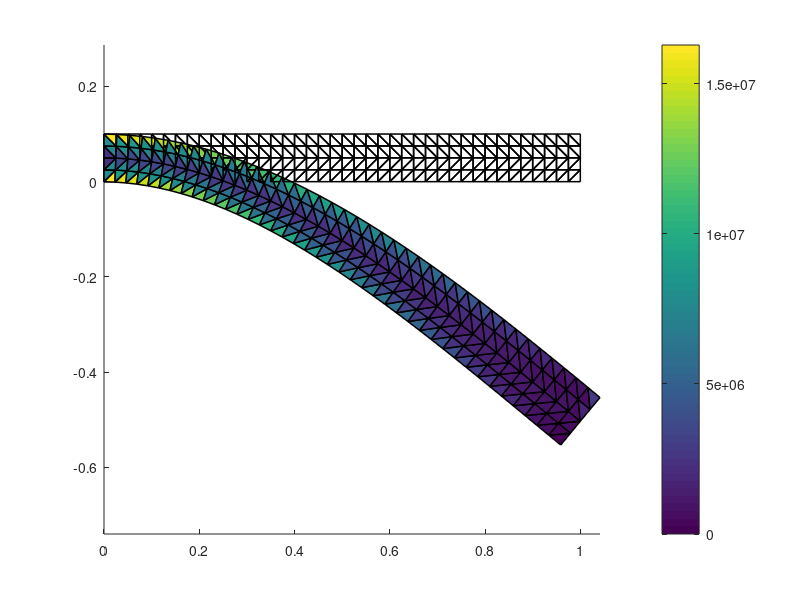

The MATLAB script that drew this image:
%% CST (Constant Strain Triangle)
clearvars;
clc; close;
%% Given Parameters
E=200*10^(9);
G=77.5*10^(9);
v=E/(2*G)-1;
t=0.12;
P=-4000;
%% matP & matE
matP=zeros(205,2);
for k=1:1:41
    matP(1 + 5*(k-1), :) = [0 + (1/40)*(k-1), 0 * (0.1/4)];
    matP(2 + 5*(k-1), :) = [0 + (1/40)*(k-1), 1 * (0.1/4)];
    matP(3 + 5*(k-1), :) = [0 + (1/40)*(k-1), 2 * (0.1/4)];
    matP(4 + 5*(k-1), :) = [0 + (1/40)*(k-1), 3 * (0.1/4)];
    matP(5 + 5*(k-1), :) = [0 + (1/40)*(k-1), 4 * (0.1/4)]; 
end
matE=zeros(312,3);
for k=1:1:40
    matE(1 + 8*(k-1), : ) = [1 6  7] + 5*(k-1);
    matE(2 + 8*(k-1), : ) = [1 7  2] + 5*(k-1);
    matE(3 + 8*(k-1), : ) = [2 7  8] + 5*(k-1);
    matE(4 + 8*(k-1), : ) = [2 8  3] + 5*(k-1);
    matE(5 + 8*(k-1), : ) = [3 8  4] + 5*(k-1);
    matE(6 + 8*(k-1), : ) = [4 8  9] + 5*(k-1);
    matE(7 + 8*(k-1), : ) = [4 9  5] + 5*(k-1);
    matE(8 + 8*(k-1), : ) = [5 9 10] + 5*(k-1);
end
nEle=size(matE,1);
nNod=size(matP,1);
matC=E/(1-v^2)*[1 v       0;
                v 1       0;
                0 0 (1-v)/2];
%% Assembly
KK=zeros(2*nNod,2*nNod);
for kk=1:1:nEle
    % kth Element
    p=matE(kk,1);
    q=matE(kk,2);
    r=matE(kk,3);
    x1=matP(p,1);
    y1=matP(p,2);
    x2=matP(q,1);
    y2=matP(q,2);
    x3=matP(r,1);
    y3=matP(r,2);
    matXY=[1 x1 y1;
           1 x2 y2;
           1 x3 y3];
    A=(1/2)*det(matXY);
    matABR=(2*A)*inv(matXY);
    matB=(1/(2*A))*[matABR(2,1)           0 matABR(2,2)           0 matABR(2,3)           0;
                              0 matABR(3,1)           0 matABR(3,2)           0 matABR(3,3);
                    matABR(3,1) matABR(2,1) matABR(3,2) matABR(2,2) matABR(3,3) matABR(2,3)];
    kLocal=t*A*transpose(matB)*matC*matB;
    eDoFs=[2*p-1:2*p,2*q-1:2*q,2*r-1:2*r];
    KK(eDoFs,eDoFs)=KK(eDoFs,eDoFs)+kLocal;
end
%% Boundary Conditions
FF=zeros(2*nNod,1);
FF(2*205,1)=P;
dd=zeros(2*nNod,1);
FullDoFs=2*1-1:2*nNod;
FixedDoFs=2*(1)-1:2*(5);
FreeDoFs=setdiff(FullDoFs,FixedDoFs);
dd(FreeDoFs,1)=KK(FreeDoFs,FreeDoFs)\FF(FreeDoFs,1);
%% Visualization
figure(1);
scale=10^(3);
for kk=1:1:nEle
    % kth element
    p=matE(kk,1);
    q=matE(kk,2);
    r=matE(kk,3);
    x1=matP(p,1);
    y1=matP(p,2);
    x2=matP(q,1);
    y2=matP(q,2);
    x3=matP(r,1);
    y3=matP(r,2);
    matXY=[1 x1 y1;
           1 x2 y2;
           1 x3 y3];
    A=(1/2)*det(matXY);
    matABR=(2*A)*inv(matXY);
    matB=(1/(2*A))*[matABR(2,1)           0 matABR(2,2)           0 matABR(2,3)           0;
                              0 matABR(3,1)           0 matABR(3,2)           0 matABR(3,3);
                    matABR(3,1) matABR(2,1) matABR(3,2) matABR(2,2) matABR(3,3) matABR(2,3)];
    xIntial=[x1 y1; 
             x2 y2; 
             x3 y3];
    eDoFs=[2*p-1:2*p,2*q-1:2*q,2*r-1:2*r];
    de=dd(eDoFs,1);
    Se=matC*matB*de;
    Svm=sqrt((Se(1))^2+(Se(2))^2-(Se(1))*(Se(2))+3*(Se(3))^2);
    xDeformed=[x1+scale*de(1) y1+scale*de(2); 
               x2+scale*de(3) y2+scale*de(4); 
               x3+scale*de(5) y3+scale*de(6)];
    f = [1 2 3];
    % Initial Shape
    patch('Faces',f,'Vertices',xIntial,'EdgeColor','k','FaceColor','none','LineWidth',1.1);
    hold on;
    % Deformed Shape
    % patch('Faces',f,'Vertices',xDeformed,'EdgeColor','b','FaceColor','none','LineWidth',1.1);
    % hold on;
    % Stress Plot
    patch('Faces',f,'Vertices',xDeformed,'FaceVertexCData',Svm,'FaceColor','flat','LineWidth',1.1);
    hold on;
end
colorbar;
axis equal;
axis padded;
